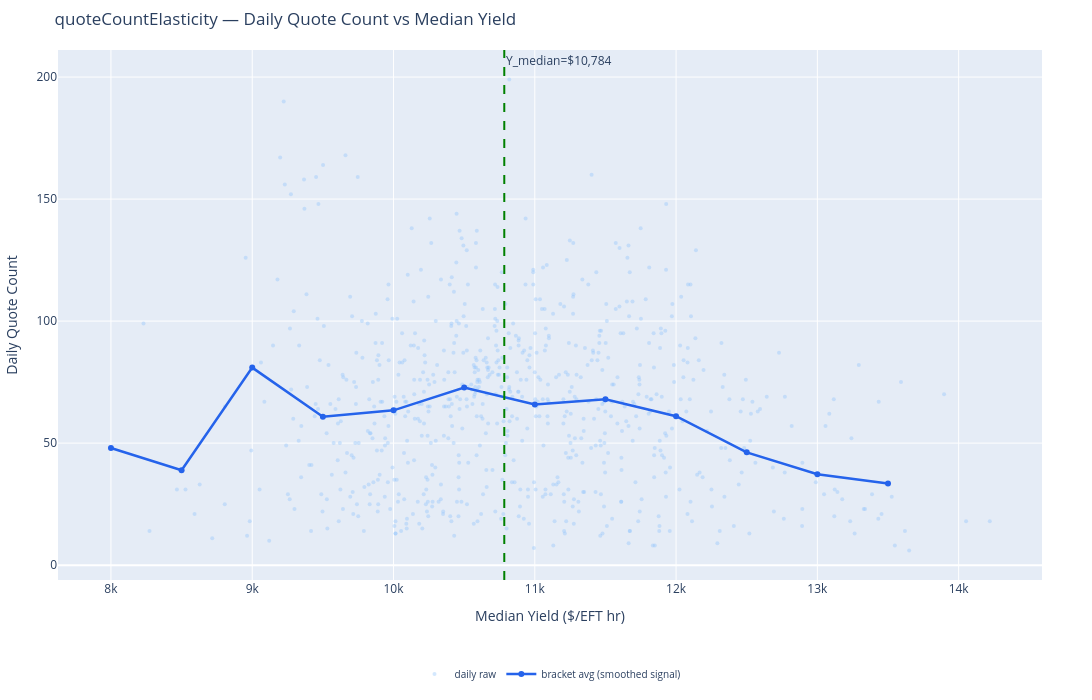

Write notebook code for a chart like this one.
### Code cell
# ── CORRECT quoteCountElasticity scatter ─────────────────────────
# Each point = one day (quote_date)
# X = that day's median yield
# Y = that day's quote count
# Question: on higher-yield days, do fewer quotes come in?

df_qc_scatter = df_daily_quotes.filter(
    pl.col("median_yield").is_not_null() &
    pl.col("median_yield").gt(5000) &
    pl.col("median_yield").lt(20000)
).to_pandas()

# bin into $500 yield brackets for smoother signal
df_qc_scatter["yield_bracket"] = (
    (df_qc_scatter["median_yield"] / 500).apply(int) * 500
)
df_qc_binned = (
    df_qc_scatter
    .groupby("yield_bracket")
    .agg(
        avg_daily_quote_count=("daily_quote_count", "mean"),
        n_days=("daily_quote_count", "count")
    )
    .reset_index()
    .query("n_days >= 3")   # min 3 days per bracket for stability
    .sort_values("yield_bracket")
)

fig = go.Figure()
fig.add_trace(go.Scatter(
    x=df_qc_scatter["median_yield"],
    y=df_qc_scatter["daily_quote_count"],
    mode="markers", name="daily raw",
    marker=dict(color="#93c5fd", size=4, opacity=0.4)
))
fig.add_trace(go.Scatter(
    x=df_qc_binned["yield_bracket"],
    y=df_qc_binned["avg_daily_quote_count"],
    mode="lines+markers", name="bracket avg (smoothed signal)",
    line=dict(color="#2563eb", width=2.5),
    marker=dict(size=6)
))
fig.add_vline(
    x=10784, line_dash="dash", line_color="green",
    annotation_text="Y_median=$10,784"
)
fig.update_layout(
    title="quoteCountElasticity — Daily Quote Count vs Median Yield",
    xaxis_title="Median Yield ($/EFT hr)",
    yaxis_title="Daily Quote Count",
    **PLOT_CFG
)
fig.show()

### Figure 1 — Plotly figure (JSON) as saved in the notebook; plotly's stock layout.template omitted (floating-point values rounded to 4 significant figures; data arrays with more than 128 entries replaced by an {"elided": "..."} marker saying what was removed)
{"data": [{"marker": {"color": "#93c5fd", "opacity": 0.4, "size": 4}, "mode": "markers", "name": "daily raw", "type": "scatter", "x": {"elided": "731 float values"}, "y": {"elided": "731 int values"}}, {"line": {"color": "#2563eb", "width": 2.5}, "marker": {"size": 6}, "mode": "lines+markers", "name": "bracket avg (smoothed signal)", "type": "scatter", "x": [8000, 8500, 9000, 9500, 10000, 10500, 11000, 11500, 12000, 12500, 13000, 13500], "y": [48.0, 38.9, 80.95, 60.82, 63.43, 72.78, 65.83, 67.97, 61.02, 46.21, 37.28, 33.5]}], "layout": {"annotations": [{"showarrow": false, "text": "Y_median=$10,784", "x": 10784, "xanchor": "left", "xref": "x", "y": 1, "yanchor": "top", "yref": "y domain"}], "height": 700, "legend": {"font": {"size": 10}, "orientation": "h", "x": 0.5, "xanchor": "center", "y": -0.15, "yanchor": "top"}, "margin": {"b": 120, "l": 50, "r": 50, "t": 50}, "shapes": [{"line": {"color": "green", "dash": "dash"}, "type": "line", "x0": 10784, "x1": 10784, "xref": "x", "y0": 0, "y1": 1, "yref": "y domain"}], "title": {"text": "quoteCountElasticity — Daily Quote Count vs Median Yield"}, "width": 1200, "xaxis": {"title": {"text": "Median Yield ($/EFT hr)"}}, "yaxis": {"title": {"text": "Daily Quote Count"}}}}
